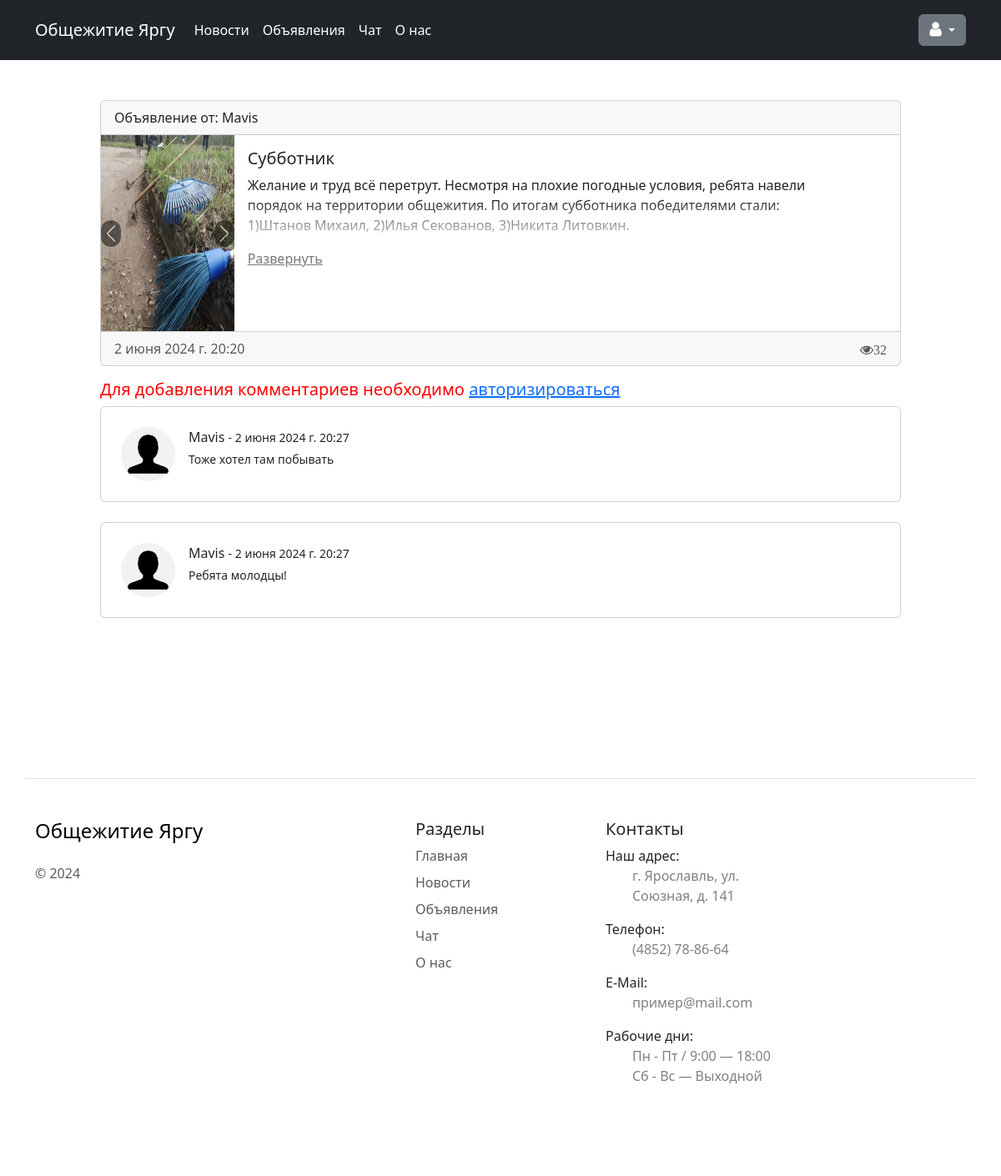
/ads/view_ad/11/, run on the app's committed database.
### hostel/models.py (models this page shows, shortened)
class Ads(models.Model):
    title = models.CharField(max_length=150, verbose_name='Название')
    user = models.ForeignKey(User, on_delete=models.CASCADE, verbose_name='Пользователь')
    content = models.TextField(blank=True, verbose_name='Контент')
    created_at = models.DateTimeField(auto_now_add=True, verbose_name='Создано')
    updated_at = models.DateTimeField(auto_now=True, verbose_name='Обновлено')
    views = models.IntegerField(default=0, verbose_name='Кол-во просмотров')
    def get_absolute_url(self):
        return reverse('view_ad', kwargs={"pk": self.pk})
    class Meta:
        verbose_name = 'Объявление'
        verbose_name_plural = 'Объявления'
        ordering = ['-created_at']

class ImageAd(models.Model):
    ad = models.ForeignKey(Ads, on_delete=models.CASCADE, null=True, verbose_name='Объявление')
    image = models.ImageField(upload_to='photos/%Y/%m/%d/', blank=True, verbose_name='Фото')

class CommentAds(models.Model):
    ads = models.ForeignKey(Ads, on_delete=models.CASCADE, verbose_name='Объявление')
    user = models.ForeignKey(User, on_delete=models.CASCADE, verbose_name='Пользователь')
    text = models.TextField(verbose_name='Текст')
    date_added = models.DateTimeField(auto_now_add=True, verbose_name='Дата')
    class Meta:
        ordering = ['-date_added']

### hostel/views.py (the view, shortened to what this page needs)
# urls.py: path('ads/view_ad/<int:pk>/', ViewAds.as_view(), name='view_ad'),
class ViewAds(DetailView):
    model = Ads
    template_name = 'hostel/view_ad.html'
    def get(self, request, *args, **kwargs):
        ads = self.get_object()
        ads_comments = ads.commentads_set.all()
        paginator = Paginator(ads_comments, 10)
        page_number = request.GET.get("page")
        page_obj = paginator.get_page(page_number)
        ads.views += 1
        ads.save()
        ads_item = Ads.objects.filter(pk=self.kwargs['pk'])
        return render(request, 'hostel/view_ad.html', {"ads_item": ads_item, "page_obj": page_obj})

### hostel/context_processors.py (called while the page is built)
def single_well_info(request):
    blocks = Block.objects.all()
    k = 0
    for block in blocks:
        if request.user in block.user.all():
            k += 1
            return {'in_block': 1, 'block_slug': block.slug}
    if k == 0:
        return {'in_block': 0}

### hostel/templates/hostel/view_ad.html (shortened to what this page needs)
{%extends 'base.html'%}
{% load static %}
{%block content%}
{% for item in ads_item %}
<head>
</head>
    <div class="card mb-3">
        <div class="row g-0">
            <div class="card-header">
                Объявление от: {{ item.user }}
            </div>
            <div class="col-md-2">
                {% if item.imagead_set.all.count == 0 %}
                    <img src="{% static "images/img.png" %}" alt="" width="235" height="235" class="full-image">
                {% elif item.imagead_set.all.count == 1 %}
                    {% for image in item.imagead_set.all %}
                        {% if image.image%}
                            <a href="{{ image.image.url }}"><img src="{{ image.image.url }}" alt="" width="235" height="235" class="full-image"></a>
                        {% endif %}
                    {% endfor %}
                {% else %}
                    <div id="carouselExampleControls" class="carousel slide" data-bs-ride="carousel">
                        <div class="carousel-inner">
                            {% for image in item.imagead_set.all %}
                                <div class="carousel-item {% if forloop.first %} active {% endif %}">
                                    {% if image.image%}
                                        <a href="{{ image.image.url }}"><img src="{{ image.image.url }}" alt="" width="235" height="235" class="full-image"></a>
                                    {% endif %}
                                </div>
                            {% endfor %}
                        </div>
                        <button class="carousel-control-prev" type="button" data-bs-target="#carouselExampleControls" data-bs-slide="prev">
                            <span class="carousel-control-prev-icon" aria-hidden="true" style="background-color: black;border-radius: 30px;"></span>
                        </button>
                        <button class="carousel-control-next" type="button" data-bs-target="#carouselExampleControls" data-bs-slide="next">
                            <span class="carousel-control-next-icon" aria-hidden="true" style="background-color: black;border-radius: 30px;"></span>
                        </button>
                    </div>
                {% endif %}
            </div>
            <div class="col-md-9">
                <div class="card-body">
                    <h5 class="card-title">{{item.title}}</h5>
                    <div class="limiter">
                        <p class="card-text">{{item.content}}</p>
                        <div class="bottom"></div>
                    </div>
                    <label for="read-more-checker" class="read-more-button"></label>
                </div>
            </div>
            <div class="card-footer text-muted">
                <div style="float: left;">{{item.created_at}}</div>
                <div style="float: right; padding-top: 5px"><i class="fa fa-eye" aria-hidden="true">{{ item.views }}</i></div>
            </div>
        </div>
    </div>
    {% if request.user.is_authenticated %}
        <br><br>
        <h3 class="text-center mb-4 pb-2">Комментарии</h3>
        <p style="text-align: left">Ваш комментарий:</p>
        <div style="display:flex">
            <input type="text" id="id_comment_send_input" name="text" class="form-control">
            <button type="submit" id="id_comment_send_button" class="btn btn-primary btn-block" style="margin-left: 5px"><i class="fa fa-paper-plane" aria-hidden="true"></i></button>
        </div>
        <br><br>
    {% else %}
        <h5 style="color: red;">Для добавления комментариев необходимо <a href="{% url 'login' %}">авторизироваться</a></h5>
    {% endif %}
<div id="comment-section">
    {% for comment in page_obj %}
        <div class="card">
            <div class="card-body p-4">
                <div class="d-flex flex-start">
                    <img class="rounded-circle shadow-1-strong me-3" src="{% static "images/img_1.png" %}" alt="avatar" width="65" height="65" />
                    <div class="flex-grow-1 flex-shrink-1">
                        <div class="d-flex justify-content-between align-items-center">
                            <p class="mb-1">{{ comment.user }} <span class="small">- {{ comment.date_added }}</span></p>
                        </div>
                        <p class="small mb-0" style="word-break: break-all">{{ comment.text }}</p>
                    </div>
                </div>
            </div>
        </div>
        <br>
    {% endfor %}
</div>
{% endfor %}
{%endblock%}

### templates/base.html (shortened to what this page needs)
{% load static %}
<head>
    <link rel="stylesheet" href=" {% static 'css/style.css' %} ">
    <link rel="stylesheet" href="{% static 'css/font-awesome.min.css' %}">
    <link rel="stylesheet" href="{% static 'bootstrap/css/bootstrap.css' %}">
</head>
{% include 'include/_nav.html' %}
<div style=" padding: 10% 10% 10% 10%">
    {% block content %}{% endblock %}
</div>
<div class="container">
  <footer class="row row-cols-1 row-cols-sm-2 row-cols-md-5 py-5 my-5 border-top">
    <div class="col mb-3">
      <a href="{% url 'Home' %}" class="d-flex align-items-center mb-3 link-body-emphasis text-decoration-none">
          <h4>Общежитие Яргу</h4>
      </a>
      <p class="text-body-secondary">© 2024</p>
    </div>
    <div class="col mb-3"></div>
    <div class="col mb-3">
      <h5>Разделы</h5>
      <ul class="nav flex-column">
        <li class="nav-item mb-2"><a href="{% url 'Home' %}" class="nav-link p-0 text-body-secondary">Главная</a></li>
        <li class="nav-item mb-2"><a href="{% url 'news' %}" class="nav-link p-0 text-body-secondary">Новости</a></li>
        <li class="nav-item mb-2"><a href="{% url 'ads' %}" class="nav-link p-0 text-body-secondary">Объявления</a></li>
        <li class="nav-item mb-2"><a href="{% url 'general_chat' %}" class="nav-link p-0 text-body-secondary">Чат</a></li>
        <li class="nav-item mb-2"><a href="{% url 'about_us' %}" class="nav-link p-0 text-body-secondary">О нас</a></li>
      </ul>
    </div>
    <div class="col mb-3">
      <h5>Контакты</h5>
      <ul class="nav flex-column">
        <li>Наш адрес:
            <ul>
                <li><p><span style="color: gray">г. Ярославль, ул. Союзная, д. 141</span></p></li>
            </ul>
        </li>
        <li>Телефон:
            <ul>
                <li><p><span style="color: gray">(4852) 78-86-64</span></p></li>
            </ul>
        </li>
        <li>E-Mail:
            <ul>
                <li><p><span style="color: gray">пример@mail.com</span></p></li>
            </ul>
        </li>
        <li>Рабочие дни:
            <ul>
                <li><span style="color: gray">Пн - Пт / 9:00 — 18:00</span></li>
                <li><p><span style="color: gray">Сб - Вс — Выходной</span></p></li>
            </ul>
        </li>
      </ul>
    </div>
  </footer>
</div>

### templates/include/_nav.html (shortened to what this page needs)
<header class="p-3 text-bg-dark" style="position: fixed; width: 100%; z-index: 100">
    <div class="container">
      <div class="d-flex flex-wrap align-items-center justify-content-center justify-content-lg-start">
        <a href="{% url 'Home' %}" class="d-flex align-items-center mb-2 mb-lg-0 text-white text-decoration-none" style="font-size: 20px; padding-right: 15px">
          Общежитие Яргу
        </a>
        <ul class="nav col-12 col-lg-auto me-lg-auto mb-2 justify-content-center mb-md-0">
          <li><a href="{% url 'news' %}" class="nav-link px-2 text-white">Новости</a></li>
          <li><a href="{% url 'ads' %}" class="nav-link px-2 text-white">Объявления</a></li>
          <li><a href="{% url 'general_chat' %}" class="nav-link px-2 text-white">Чат</a></li>
            <li><a href="{% url 'about_us' %}" class="nav-link px-2 text-white">О нас</a></li>
        </ul>
        <div class="text-end">
            <div class="dropdown" style="position: relative; display: inline-block;">
                  <button class="btn btn-secondary dropdown-toggle" type="button" data-bs-toggle="dropdown" aria-expanded="false">
                    <i class="fa fa-user" aria-hidden="true" style="font-size: 20px"></i>
                  </button>
                </div>
        </div>
      </div>
    </div>
</header>

### hostel_site/static/css/style.css (style rules this page uses)
.limiter { max-height: 100px; overflow: hidden; position: relative; }
.limiter .bottom { position: absolute; bottom: 0; background: linear-gradient(to bottom, rgba(255, 255, 255, 0), white 100%); width: 100%; height: 60px; opacity: 1; transition: 0.3s; }
.read-more-checker ~ .read-more-button:before { content: "Развернуть"; }
.read-more-button { cursor: pointer; display: inline-block; color: #777; text-decoration: underline; }

### templates/base.html (style rules this page uses)
ul { list-style: none; }

### hostel/templates/hostel/view_ad.html (style rules this page uses)
.full-image { max-width: 100%; max-height: 100%; }

### data on the page
Ads: user "Mavis", title "Субботник", content "Желание и труд всё перетрут. Несмотря на плохие погодные условия, ребята навели порядок на территории общежития. По итогам субботника победителями стали: 1)Штанов Михаил, 2)Илья Секованов, 3)Никита Литовкин.", created_at "2 июня 2024 г. 20:20", views "32"
ImageAd: image (picture)
CommentAds: user "Mavis", date_added "2 июня 2024 г. 20:27", text "Тоже хотел там побывать"
CommentAds: user "Mavis", date_added "2 июня 2024 г. 20:27", text "Ребята молодцы!"
